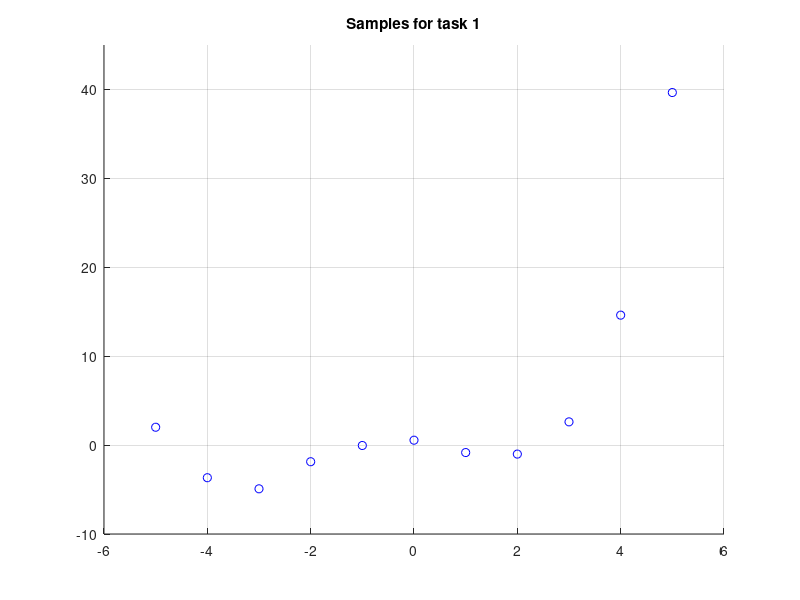
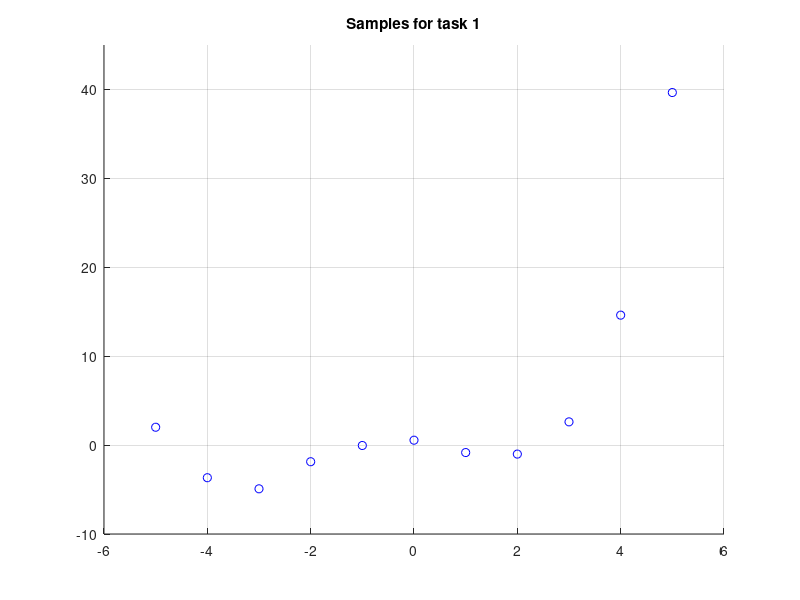
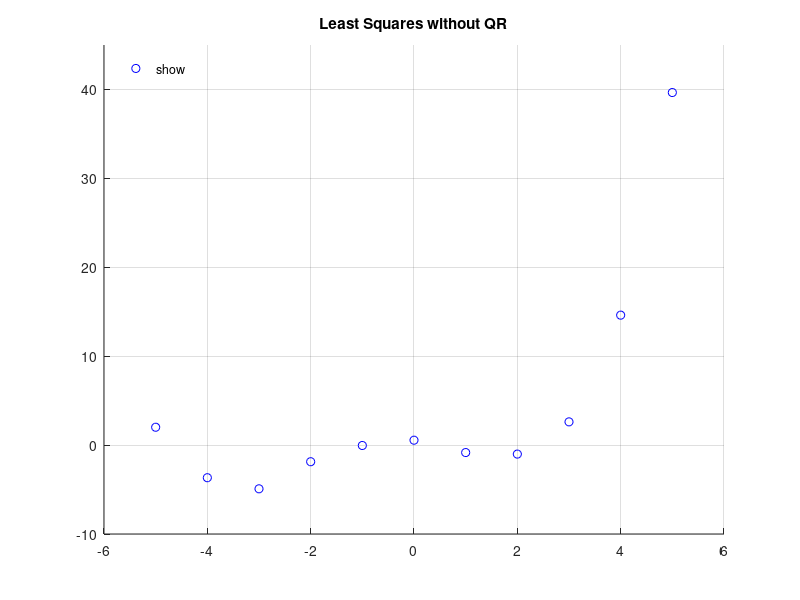

Write MATLAB code to recreate these figures, in order. (Note: this script raises an error after producing the figures.)
clear;

%Sample vectors
x = [-5, -4, -3, -2, -1, 0, 1, 2, 3, 4, 5];
y = [2.0081, -3.6689, -4.9164, -1.8700, -0.0454, 0.5504, -0.8392, -1.0113, 2.6133, 14.6156, 39.6554];

%Sample graph
figure(1)
plot(x, y, 'ob');
xlim([-6, 6]);
ylim([-10, 45]);
grid on;
box off;
title("Samples for task 1");
saveas(1, "./plots/samples.png");
saveas(1, "./plots/samples.fig");

%Without QR
figure(2)
plot(x, y, 'ob', 'DisplayName', 'Samples');
xlim([-6, 6]);
ylim([-10, 45]);
grid on;
box off;
title("Least Squares without QR");
hold on;
legend('show', 'Location', 'northwest');
legend('boxoff');

maxdegree = 5;
xval = linspace(-6, 6);
errNQR = zeros(1, maxdegree+1);
polyNQR = zeros(maxdegree+1);
for degree = 0:1:maxdegree
    %Using the approximating function
    p = lsfit(x, y, degree);
    %Plotting it on the graph
    yval = polyval(p, xval);
    plot(xval, yval, 'DisplayName', sprintf("Degree = %d", degree));
    %Calculating errors for each approximation
    for i = 1:1:length(x)
        vals = polyval(p, x);
        error = abs(vals - y);
    end
    %Saving the errors and approximations
    errNQR(degree+1) = norm(error);
    for i = 1:1:degree+1
        polyNQR(degree+1,maxdegree-degree+i) = p(i);
    end
end

hold off;
saveas(2, "./plots/NQR.png");
saveas(2, "./plots/NQR.fig");

%With QR
figure(3)
plot(x, y, 'ob', 'DisplayName', 'Samples');
xlim([-6, 6]);
ylim([-10, 45]);
grid on;
box off;
title("Least Squares with QR");
hold on;
legend('show', 'Location', 'northwest');
legend('boxoff');

maxdegree = 5;
xval = linspace(-6, 6);
errQR = zeros(1, maxdegree+1);
polyQR = zeros(maxdegree+1);
for degree = 0:1:maxdegree
    %Using the approximating function
    p = lsfitQR(x, y, degree);
    %Plotting it on the graph
    yval = polyval(p, xval);
    plot(xval, yval, 'DisplayName', sprintf("Degree = %d", degree));
    %Calculating errors for each approximation
    for i = 1:1:length(x)
        vals = polyval(p, x);
        error = vals - y;
    end
    %Saving the errors and approximations
    errQR(degree+1) = norm(error);
    for i = 1:1:degree+1
        polyQR(degree+1,maxdegree-degree+i) = p(i);
    end
end

hold off;
saveas(3, "./plots/QR.png");
saveas(3, "./plots/QR.fig");

errDIFF = errNQR - errQR;
polyDIFF = abs(polyNQR - polyQR);